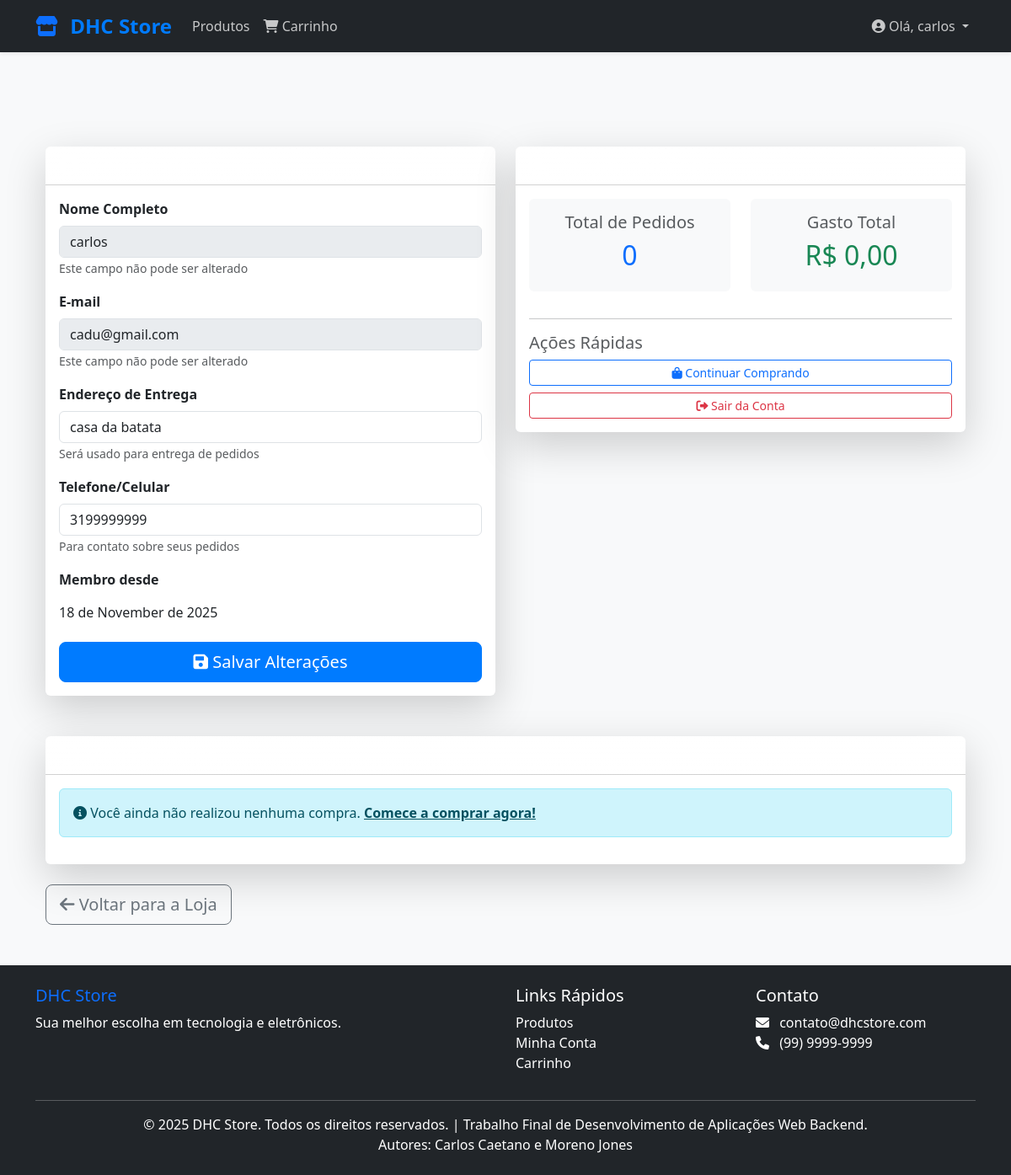
Page /perfil (signed in) on the committed database.
### app/models.py (models this page shows, shortened)
class Cliente(db.Model):
    __tablename__ = 'clientes'
    id = db.Column(db.Integer, primary_key=True)
    nome = db.Column(db.String(120), nullable=False)
    email = db.Column(db.String(120), unique=True, nullable=False, index=True)
    senha_hash = db.Column(db.String(255), nullable=False)
    endereco = db.Column(db.String(255))
    telefone = db.Column(db.String(20))
    data_criacao = db.Column(db.DateTime, default=datetime.utcnow)
    pedidos = db.relationship('Pedido', backref='cliente', lazy=True, cascade='all, delete-orphan')

### app/routes.py (the view, shortened to what this page needs)
@main_bp.route('/perfil', methods=['GET', 'POST'])
@login_required
def perfil():
    cliente = Cliente.query.get(session.get('cliente_id'))
    pedidos = get_pedidos_cliente(cliente.id)
    return render_template('perfil.html', cliente=cliente, pedidos=pedidos)

### app/pedidos.py (called while the page is built)
def get_pedidos_cliente(cliente_id):
    return Pedido.query.filter_by(cliente_id=cliente_id).order_by(Pedido.data_pedido.desc()).all()

### app/routes.py (called while the page is built)
def login_required(f):
    @wraps(f)
    def decorated_function(*args, **kwargs):
        if 'cliente_id' not in session:
            flash('Você precisa estar logado para acessar esta página.', 'warning')
            return redirect(url_for('auth.login'))
        return f(*args, **kwargs)
    return decorated_function

### app/templates/perfil.html (shortened to what this page needs)
{% extends "base.html" %}
{% block content %}
<div class="container mt-5">
    <div class="row">
        <div class="col-lg-6 mb-4">
            <div class="card shadow-lg border-0">
                <div class="card-header bg-gradient" style="background: linear-gradient(135deg, #667eea 0%, #764ba2 100%);">
                    <h4 class="mb-0 text-white">
                        <i class="fas fa-user-circle"></i> Meus Dados Pessoais
                    </h4>
                </div>
                <div class="card-body">
                    <form method="POST" action="{{ url_for('main.perfil') }}">
                        <div class="mb-3">
                            <label for="nome" class="form-label"><strong>Nome Completo</strong></label>
                            <input type="text" class="form-control" id="nome" value="{{ cliente.nome }}" disabled>
                            <small class="text-muted">Este campo não pode ser alterado</small>
                        </div>
                        <div class="mb-3">
                            <label for="email" class="form-label"><strong>E-mail</strong></label>
                            <input type="email" class="form-control" id="email" value="{{ cliente.email }}" disabled>
                            <small class="text-muted">Este campo não pode ser alterado</small>
                        </div>
                        <div class="mb-3">
                            <label for="endereco" class="form-label"><strong>Endereço de Entrega</strong></label>
                            <input type="text" class="form-control" id="endereco" name="endereco"
                                   placeholder="Rua, número, bairro, cidade, estado"
                                   value="{{ cliente.endereco or '' }}">
                            <small class="text-muted">Será usado para entrega de pedidos</small>
                        </div>
                        <div class="mb-3">
                            <label for="telefone" class="form-label"><strong>Telefone/Celular</strong></label>
                            <input type="tel" class="form-control" id="telefone" name="telefone"
                                   placeholder="(XX) XXXXX-XXXX"
                                   value="{{ cliente.telefone or '' }}">
                            <small class="text-muted">Para contato sobre seus pedidos</small>
                        </div>
                        <div class="mb-3">
                            <label class="form-label"><strong>Membro desde</strong></label>
                            <p class="form-control-plaintext">
                                {{ cliente.data_criacao.strftime('%d de %B de %Y') if cliente.data_criacao else 'Data não disponível' }}
                            </p>
                        </div>
                        <button type="submit" class="btn btn-primary btn-lg w-100">
                            <i class="fas fa-save"></i> Salvar Alterações
                        </button>
                    </form>
                </div>
            </div>
        </div>
        <div class="col-lg-6 mb-4">
            <div class="card shadow-lg border-0">
                <div class="card-header bg-gradient" style="background: linear-gradient(135deg, #f093fb 0%, #f5576c 100%);">
                    <h4 class="mb-0 text-white">
                        <i class="fas fa-chart-bar"></i> Resumo da Conta
                    </h4>
                </div>
                <div class="card-body">
                    <div class="row text-center">
                        <div class="col-md-6 mb-3">
                            <div class="p-3 bg-light rounded">
                                <h5 class="text-muted">Total de Pedidos</h5>
                                <h2 class="text-primary">{{ pedidos|length }}</h2>
                            </div>
                        </div>
                        <div class="col-md-6 mb-3">
                            <div class="p-3 bg-light rounded">
                                <h5 class="text-muted">Gasto Total</h5>
                                <h2 class="text-success">
                                    R$ {% if pedidos %}{{ "%.2f"|format(pedidos|map(attribute='total')|sum) }}{% else %}0,00{% endif %}
                                </h2>
                            </div>
                        </div>
                    </div>
                    <hr>
                    <div class="mt-3">
                        <h5 class="text-muted">Ações Rápidas</h5>
                        <a href="{{ url_for('main.index') }}" class="btn btn-outline-primary btn-sm w-100 mb-2">
                            <i class="fas fa-shopping-bag"></i> Continuar Comprando
                        </a>
                        <a href="{{ url_for('auth.logout') }}" class="btn btn-outline-danger btn-sm w-100">
                            <i class="fas fa-sign-out-alt"></i> Sair da Conta
                        </a>
                    </div>
                </div>
            </div>
        </div>
    </div>
    <div class="row mt-4">
        <div class="col-12">
            <div class="card shadow-lg border-0">
                <div class="card-header bg-gradient" style="background: linear-gradient(135deg, #4facfe 0%, #00f2fe 100%);">
                    <h4 class="mb-0 text-white">
                        <i class="fas fa-history"></i> Meus Pedidos
                    </h4>
                </div>
                <div class="card-body">
                    {% if pedidos %}
                        <div class="table-responsive">
                            <table class="table table-hover table-striped">
                                <thead class="table-light">
                                    <tr>
                                        <th><i class="fas fa-hashtag"></i> Pedido #</th>
                                        <th><i class="fas fa-calendar"></i> Data</th>
                                        <th><i class="fas fa-box"></i> Itens</th>
                                        <th><i class="fas fa-money-bill"></i> Total</th>
                                        <th><i class="fas fa-info-circle"></i> Status</th>
                                        <th><i class="fas fa-eye"></i> Ação</th>
                                    </tr>
                                </thead>
                                <tbody>
                                    {% for pedido in pedidos %}
                                        <tr>
                                            <td><strong>#{{ pedido.id }}</strong></td>
                                            <td>{{ pedido.data_pedido.strftime('%d/%m/%Y') }}</td>
                                            <td>
                                                {% set item_count = pedido.itens|length %}
                                                <span class="badge bg-info">{{ item_count }} item{{ 's' if item_count != 1 else '' }}</span>
                                            </td>
                                            <td><strong class="text-success">R$ {{ "%.2f"|format(pedido.total) }}</strong></td>
                                            <td>
                                                {% if pedido.status == 'pendente' %}
                                                    <span class="badge bg-warning">Pendente</span>
                                                {% elif pedido.status == 'confirmado' %}
                                                    <span class="badge bg-success">Confirmado</span>
                                                {% elif pedido.status == 'enviado' %}
                                                    <span class="badge bg-info">Enviado</span>
                                                {% elif pedido.status == 'entregue' %}
                                                    <span class="badge bg-success">Entregue</span>
                                                {% elif pedido.status == 'cancelado' %}
                                                    <span class="badge bg-danger">Cancelado</span>
                                                {% else %}
                                                    <span class="badge bg-secondary">{{ pedido.status }}</span>
                                                {% endif %}
                                            </td>
                                            <td>
                                                <a href="{{ url_for('main.detalhes_pedido', pedido_id=pedido.id) }}" class="btn btn-sm btn-outline-primary">
                                                    <i class="fas fa-eye"></i> Ver Detalhes
                                                </a>
                                            </td>
                                        </tr>
                                    {% endfor %}
                                </tbody>
                            </table>
                        </div>
                    {% else %}
                        <div class="alert alert-info" role="alert">
                            <i class="fas fa-info-circle"></i> Você ainda não realizou nenhuma compra.
                            <a href="{{ url_for('main.index') }}" class="alert-link">Comece a comprar agora!</a>
                        </div>
                    {% endif %}
                </div>
            </div>
        </div>
    </div>
    <div class="row mt-4">
        <div class="col-12">
            <a href="{{ url_for('main.index') }}" class="btn btn-outline-secondary btn-lg">
                <i class="fas fa-arrow-left"></i> Voltar para a Loja
            </a>
        </div>
    </div>
</div>
{% endblock %}

### app/templates/base.html (shortened to what this page needs)
<!DOCTYPE html>
<html lang="pt-BR">
<head>
    <link rel="stylesheet" href="https://cdn.jsdelivr.net/npm/bootstrap@5.3.0/dist/css/bootstrap.min.css">
    <link rel="stylesheet" href="https://cdnjs.cloudflare.com/ajax/libs/font-awesome/6.0.0-beta3/css/all.min.css">
    <link rel="stylesheet" href="{{ url_for('static', filename='css/style.css') }}">
</head>
<body>
    <header>
        <nav class="navbar navbar-expand-lg navbar-dark bg-dark shadow-sm">
            <div class="container">
                <a class="navbar-brand fw-bold fs-4" href="{{ url_for('main.index') }}">
                    <i class="fas fa-store text-primary me-2"></i> DHC Store
                </a>
                <div class="collapse navbar-collapse justify-content-center" id="navbarNav">
                    <ul class="navbar-nav">
                        <li class="nav-item">
                            <a class="nav-link" href="{{ url_for('main.index') }}">Produtos</a>
                        </li>
                        <li class="nav-item">
                            <a class="nav-link" href="{{ url_for('main.carrinho') }}">
                                <i class="fas fa-shopping-cart"></i> Carrinho
                            </a>
                        </li>
                    </ul>
                    <ul class="navbar-nav ms-auto">
                        {% if session.get('cliente_id') %}
                            <li class="nav-item dropdown">
                                <a class="nav-link dropdown-toggle" href="#" id="navbarDropdown" role="button" data-bs-toggle="dropdown" aria-expanded="false">
                                    <i class="fas fa-user-circle"></i> Olá, {{ session.get('cliente_nome').split(' ')[0] }}
                                </a>
                            </li>
                        {% endif %}
                    </ul>
                </div>
            </div>
        </nav>
    </header>
    <main class="container my-5 flex-grow-1">
        {% block content %}{% endblock %}
    </main>
    <footer class="bg-dark text-white py-4 mt-auto">
        <div class="container">
            <div class="row">
                <div class="col-md-6">
                    <h5 class="text-primary">DHC Store</h5>
                    <p>Sua melhor escolha em tecnologia e eletrônicos.</p>
                </div>
                <div class="col-md-3">
                    <h5>Links Rápidos</h5>
                    <ul class="list-unstyled">
                        <li><a href="{{ url_for('main.index') }}" class="text-white text-decoration-none">Produtos</a></li>
                        <li><a href="{{ url_for('main.perfil') }}" class="text-white text-decoration-none">Minha Conta</a></li>
                        <li><a href="{{ url_for('main.carrinho') }}" class="text-white text-decoration-none">Carrinho</a></li>
                    </ul>
                </div>
                <div class="col-md-3">
                    <h5>Contato</h5>
                    <ul class="list-unstyled">
                        <li><i class="fas fa-envelope me-2"></i> contato@dhcstore.com</li>
                        <li><i class="fas fa-phone me-2"></i> (99) 9999-9999</li>
                    </ul>
                </div>
            </div>
            <hr class="my-3">
            <div class="text-center">
                <p class="mb-0">&copy; 2025 DHC Store. Todos os direitos reservados. | Trabalho Final de Desenvolvimento de Aplicações Web Backend.
                    <br> Autores: Carlos Caetano e Moreno Jones</br>
                </p>
            </div>
        </div>
    </footer>
</body>
</html>

### app/static/css/style.css (style rules this page uses)
:root { --primary-color: #007bff; --secondary-color: #6c757d; --success-color: #28a745; --danger-color: #dc3545; --dark-color: #343a40; --light-color: #f8f9fa; }
body { display: flex; flex-direction: column; min-height: 100vh; background-color: var(--light-color); font-family: 'Segoe UI', Tahoma, Geneva, Verdana, sans-serif; }
.navbar { box-shadow: 0 2px 4px rgba(0, 0, 0, 0.1); }
.navbar-brand { color: var(--primary-color) !important; transition: color 0.3s; }
.navbar .nav-link { color: rgba(255, 255, 255, 0.75); transition: color 0.3s; }
.btn-primary { background-color: var(--primary-color); border-color: var(--primary-color); }
footer { background-color: var(--dark-color) !important; color: rgba(255, 255, 255, 0.7); }
footer a { color: rgba(255, 255, 255, 0.7); }

### app/templates/perfil.html (style rules this page uses)
.bg-gradient { background: linear-gradient(135deg, #667eea 0%, #764ba2 100%); }
.card { transition: transform 0.3s ease, box-shadow 0.3s ease; }

### rows in the picture
Cliente: get "carlos", nome "carlos", email "cadu@gmail.com", endereco "casa da batata", telefone "3199999999", data_criacao "18 de November de 2025"

### other values in the picture
{{ pedidos|length }} "0"
